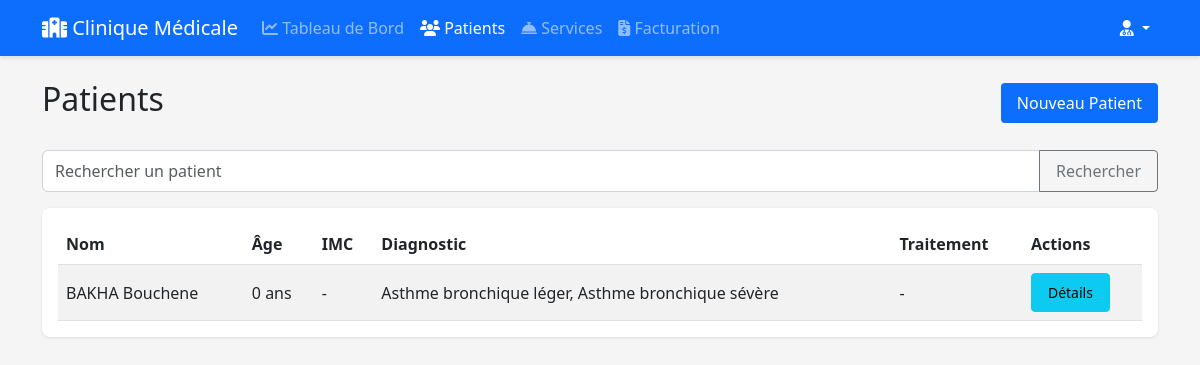
Page /patients (signed in) on the committed database.
### app.py (models this page shows, shortened)
class AppSettings(db.Model):
    id = db.Column(db.Integer, primary_key=True)
    app_name = db.Column(db.String(100), nullable=False, default='Clinique Médicale')
    logo_url = db.Column(db.String(200))
    clinic_address = db.Column(db.Text)  # Ajout de l'adresse
    primary_color = db.Column(db.String(20), default='#0d6efd')
    last_updated = db.Column(db.DateTime, default=datetime.utcnow)
    @staticmethod
    def get_settings():
        settings = AppSettings.query.first()
        if not settings:
            settings = AppSettings()
            db.session.add(settings)
            db.session.commit()
        return settings

class Patient(db.Model):
    id = db.Column(db.Integer, primary_key=True)
    first_name = db.Column(db.String(100), nullable=False)
    last_name = db.Column(db.String(100), nullable=False)
    date_of_birth = db.Column(db.Date, nullable=False)
    phone = db.Column(db.String(20))
    medical_history = db.Column(db.Text)
    weight = db.Column(db.Float)
    height = db.Column(db.Float)
    diagnostic = db.Column(db.Text)
    treatment = db.Column(db.Text)
    next_appointment_date = db.Column(db.DateTime, nullable=True)
    appointments = db.relationship('Appointment', backref='patient', lazy=True)
    symptoms = db.Column(db.Text)  # Add this line
    @property
    def bmi(self):
        if self.height and self.weight and self.height > 0:
            height_in_meters = self.height / 100
            return round(self.weight / (height_in_meters * height_in_meters), 1)
        return None

### app.py (the view)
@app.route('/patients')
def patients():
    if 'user_id' not in session:
        return redirect(url_for('index'))
    search_query = request.args.get('search', '').strip()
    if search_query:
        all_patients = Patient.query.filter(
            (Patient.first_name.ilike(f"%{search_query}%")) |
            (Patient.last_name.ilike(f"%{search_query}%"))
        ).all()
    else:
        all_patients = Patient.query.all()
    today = datetime.now().date()
    return render_template('patients.html',
                         patients=all_patients,
                         today=today)

### app.py (called while the page is built)
@app.context_processor
def inject_settings():
    return {'app_settings': AppSettings.get_settings()}

### templates/patients.html (shortened to what this page needs)
{% extends 'base.html' %}
{% block content %}
<div class="d-flex justify-content-between align-items-center mb-4">
    <h2>Patients</h2>
    <a href="{{ url_for('add_patient') }}" class="btn btn-primary">Nouveau Patient</a>
</div>
<form method="GET" action="{{ url_for('patients') }}" class="mb-3">
    <div class="input-group">
        <input type="text" name="search" class="form-control" placeholder="Rechercher un patient" value="{{ request.args.get('search', '') }}">
        <button class="btn btn-outline-secondary" type="submit">Rechercher</button>
    </div>
</form>
<div class="card">
    <div class="card-body">
        <div class="table-responsive">
            <table class="table table-striped">
                <thead>
                    <tr>
                        <th>Nom</th>
                        <th>Âge</th>
                        <th>IMC</th>
                        <th>Diagnostic</th>
                        <th>Traitement</th>
                        <th>Actions</th>
                    </tr>
                </thead>
                <tbody>
                    {% for patient in patients %}
                    <tr>
                        <td>{{ patient.first_name }} {{ patient.last_name }}</td>
                        <td>{{ ((today - patient.date_of_birth).days // 365) }} ans</td>
                        <td>
                            {% if patient.bmi %}
                                {{ patient.bmi }}
                                <span class="badge {% if patient.bmi_category == 'Normal weight' %}bg-success{% elif patient.bmi_category == 'Underweight' %}bg-warning{% else %}bg-danger{% endif %}">
                                    {% if patient.bmi_category == 'Normal weight' %}
                                        Poids normal
                                    {% elif patient.bmi_category == 'Underweight' %}
                                        Sous-poids
                                    {% elif patient.bmi_category == 'Overweight' %}
                                        Surpoids
                                    {% elif patient.bmi_category == 'Obese' %}
                                        Obésité
                                    {% endif %}
                                </span>
                            {% else %}
                                -
                            {% endif %}
                        </td>
                        <td>{{ patient.diagnostic or '-' }}</td>
                        <td>{{ patient.treatment or '-' }}</td>
                        <td>
                            <a href="{{ url_for('patient_details', patient_id=patient.id) }}" class="btn btn-sm btn-info">Détails</a>
                        </td>
                    </tr>
                    {% endfor %}
                </tbody>
            </table>
        </div>
    </div>
</div>
{% endblock %}

### templates/base.html (shortened to what this page needs)
<!DOCTYPE html>
<html lang="fr">
<head>
    <link href="https://cdn.jsdelivr.net/npm/bootstrap@5.3.0/dist/css/bootstrap.min.css" rel="stylesheet">
    <link href="https://cdn.jsdelivr.net/npm/@fortawesome/fontawesome-free@6/css/all.min.css" rel="stylesheet">
    <link href="https://cdn.jsdelivr.net/npm/animate.css@4.1.1/animate.min.css" rel="stylesheet">
    <link href="https://cdn.jsdelivr.net/npm/sweetalert2@11/dist/sweetalert2.min.css" rel="stylesheet">
    <link href="{{ url_for('static', filename='css/style.css') }}" rel="stylesheet">
</head>
<body>
    {% if 'user_id' in session %}
    <nav class="navbar navbar-expand-lg navbar-dark bg-primary mb-4">
        <div class="container">
            <a class="navbar-brand" href="{{ url_for('dashboard') }}">
                <i class="fas fa-hospital"></i> {{ app_settings.app_name }}
            </a>
            <div class="collapse navbar-collapse" id="navbarNav">
                <ul class="navbar-nav me-auto">
                    <li class="nav-item">
                        <a class="nav-link {% if request.endpoint == 'dashboard' %}active{% endif %}"
                           href="{{ url_for('dashboard') }}">
                            <i class="fas fa-chart-line"></i> Tableau de Bord
                        </a>
                    </li>
                    <li class="nav-item">
                        <a class="nav-link {% if request.endpoint == 'patients' %}active{% endif %}"
                           href="{{ url_for('patients') }}">
                            <i class="fas fa-users"></i> Patients
                        </a>
                    </li>
                    {% if session.get('user_role') == 'doctor' %}
                    <li class="nav-item">
                        <a class="nav-link {% if request.endpoint == 'manage_services' %}active{% endif %}"
                           href="{{ url_for('manage_services') }}">
                            <i class="fas fa-concierge-bell"></i> Services
                        </a>
                    </li>
                    <li class="nav-item">
                        <a class="nav-link {% if request.endpoint == 'billing' %}active{% endif %}"
                           href="{{ url_for('billing') }}">
                            <i class="fas fa-file-invoice-dollar"></i> Facturation
                        </a>
                    </li>
                    {% endif %}
                </ul>
                <div class="navbar-nav">
                    <div class="nav-item dropdown">
                        <a class="nav-link dropdown-toggle text-white" href="#" id="userDropdown"
                           role="button" data-bs-toggle="dropdown">
                            <i class="fas fa-user-md"></i>
                        </a>
                    </div>
                </div>
            </div>
        </div>
    </nav>
    {% endif %}
    <div class="container">
        {% block content %}{% endblock %}
    </div>
</body>
</html>

### static/css/style.css (style rules this page uses)
:root { --primary-color: #0d6efd; --secondary-color: #6c757d; --success-color: #198754; --warning-color: #ffc107; --danger-color: #dc3545; --light-bg: #f8f9fa; }
body { background-color: var(--light-bg); }
.card { border: none; border-radius: 0.5rem; box-shadow: 0 2px 4px rgba(0,0,0,0.05); transition: transform 0.2s ease, box-shadow 0.2s ease; }
.form-control { border-radius: 0.375rem; border: 1px solid #ced4da; padding: 0.5rem 0.75rem; }
.btn { border-radius: 0.375rem; padding: 0.5rem 1rem; transition: all 0.2s ease; }
.btn-primary { background: var(--primary-color); border: none; }
body { background-color: #f5f5f5; }
.navbar { box-shadow: 0 2px 4px rgba(0, 0, 0, 0.1); }
.card { box-shadow: 0 1px 3px rgba(0, 0, 0, 0.1); border-radius: 8px; margin-bottom: 20px; }
.btn { border-radius: 4px; }
.table { margin-bottom: 0; }
.table th, .table td { vertical-align: middle; }

### rows in the picture
AppSettings: app_name "Clinique Médicale"
Patient: first_name "BAKHA", last_name "Bouchene", ((today-patient.date_of_birth).days//365) "0", diagnostic "Asthme bronchique léger, Asthme bronchique sévère", treatment "-"
